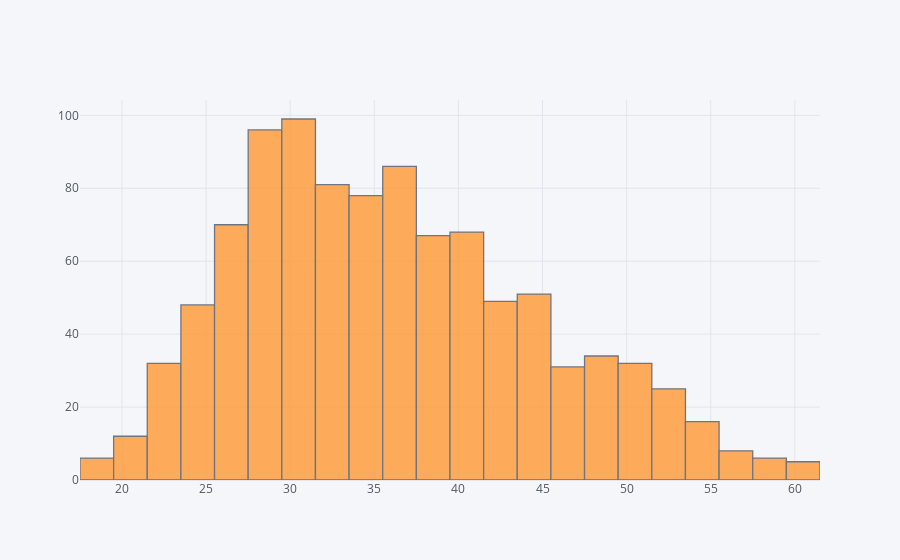

Notebook code for this chart:
### Code cell
df_advert['Age'].iplot(kind='hist', bins=30);

### Figure 1 — Plotly figure (JSON) as saved in the notebook; plotly's stock layout.template omitted (floating-point values rounded to 4 significant figures; data arrays with more than 128 entries replaced by an {"elided": "..."} marker saying what was removed)
{"data": [{"histfunc": "count", "histnorm": "", "marker": {"color": "rgba(255, 153, 51, 1.0)", "line": {"color": "#4D5663", "width": 1.3}}, "name": "Age", "nbinsx": 30, "opacity": 0.8, "orientation": "v", "type": "histogram", "x": {"elided": "1000 int values"}}], "layout": {"barmode": "overlay", "legend": {"bgcolor": "#F5F6F9", "font": {"color": "#4D5663"}}, "paper_bgcolor": "#F5F6F9", "plot_bgcolor": "#F5F6F9", "title": {"font": {"color": "#4D5663"}}, "xaxis": {"gridcolor": "#E1E5ED", "showgrid": true, "tickfont": {"color": "#4D5663"}, "title": {"font": {"color": "#4D5663"}, "text": ""}, "zerolinecolor": "#E1E5ED"}, "yaxis": {"gridcolor": "#E1E5ED", "showgrid": true, "tickfont": {"color": "#4D5663"}, "title": {"font": {"color": "#4D5663"}, "text": ""}, "zerolinecolor": "#E1E5ED"}}}
